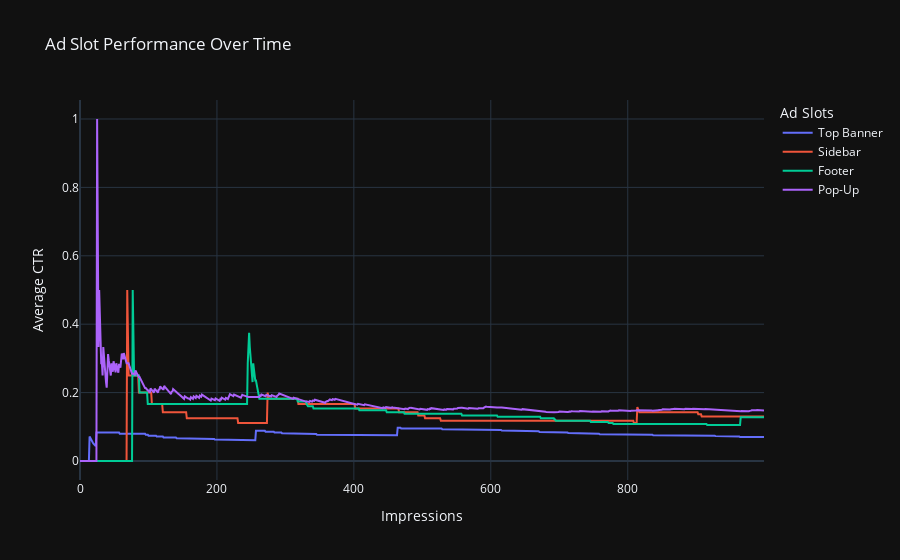

Notebook code cell kept with this figure:
### Code cell
# Initialize the Multi-Armed Bandit
bandit = MultiArmedBandit(n_ads, epsilon)

# Run the simulation
results = bandit.simulate(n_impressions)

# Visualize the results using Plotly
fig = go.Figure()

# Define names for each ad slot
ad_slot_names = ["Top Banner", "Sidebar", "Footer", "Pop-Up"]

# Add traces for each ad slot with their names
for i in range(n_ads):
    fig.add_trace(go.Scatter(
        x=np.arange(n_impressions),
        y=results[i],
        mode='lines',
        name=ad_slot_names[i],  # Use the ad slot name
        line=dict(width=2)
    ))

# Update layout of the figure
fig.update_layout(
    title='Ad Slot Performance Over Time',
    xaxis_title='Impressions',
    yaxis_title='Average CTR',
    legend_title='Ad Slots',
    hovermode="x unified",
    template='plotly_dark'
)

# Show the figure
fig.show()

### Figure 1 — Plotly figure (JSON) as saved in the notebook; plotly's stock layout.template omitted (floating-point values rounded to 4 significant figures; data arrays with more than 128 entries replaced by an {"elided": "..."} marker saying what was removed)
{"data": [{"line": {"width": 2}, "mode": "lines", "name": "Top Banner", "type": "scatter", "x": {"elided": "1000 int values"}, "y": {"elided": "1000 float values"}}, {"line": {"width": 2}, "mode": "lines", "name": "Sidebar", "type": "scatter", "x": {"elided": "1000 int values"}, "y": {"elided": "1000 float values"}}, {"line": {"width": 2}, "mode": "lines", "name": "Footer", "type": "scatter", "x": {"elided": "1000 int values"}, "y": {"elided": "1000 float values"}}, {"line": {"width": 2}, "mode": "lines", "name": "Pop-Up", "type": "scatter", "x": {"elided": "1000 int values"}, "y": {"elided": "1000 float values"}}], "layout": {"hovermode": "x unified", "legend": {"title": {"text": "Ad Slots"}}, "title": {"text": "Ad Slot Performance Over Time"}, "xaxis": {"title": {"text": "Impressions"}}, "yaxis": {"title": {"text": "Average CTR"}}}}
